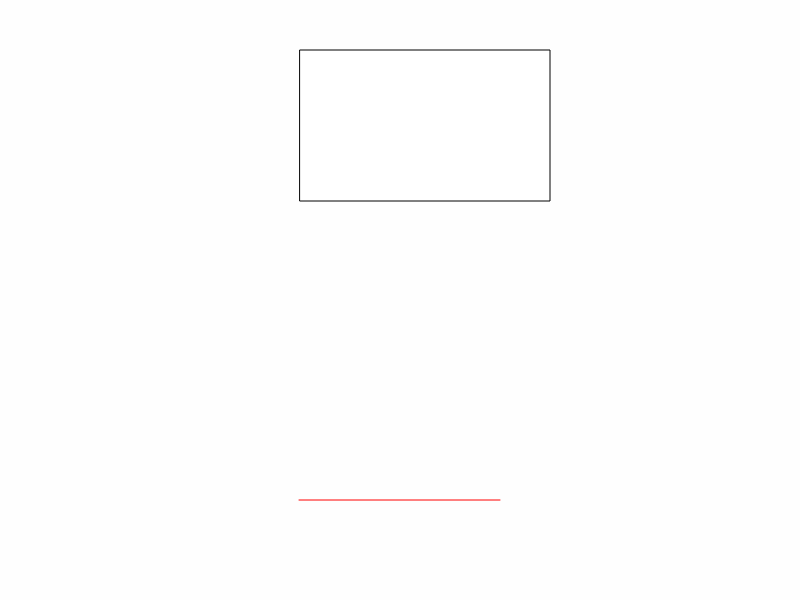
Frame 1 (no input)
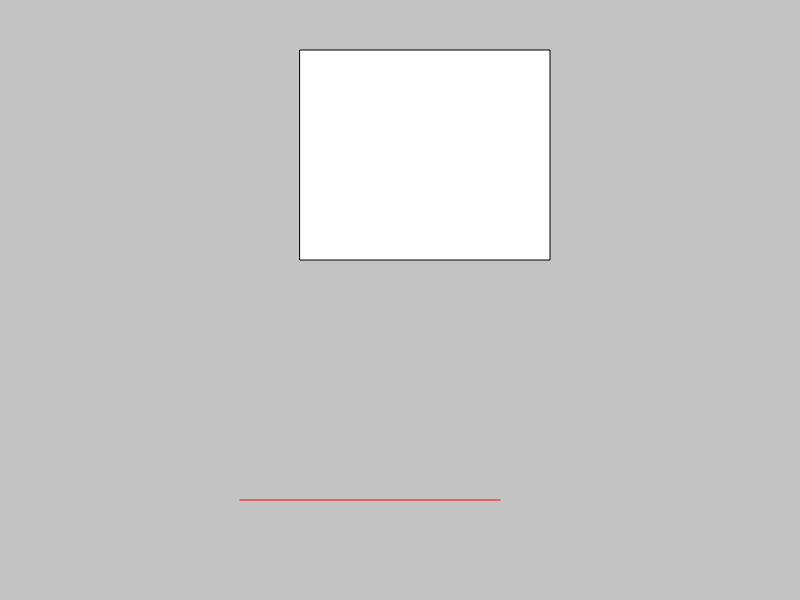
Frame 60 (no input)
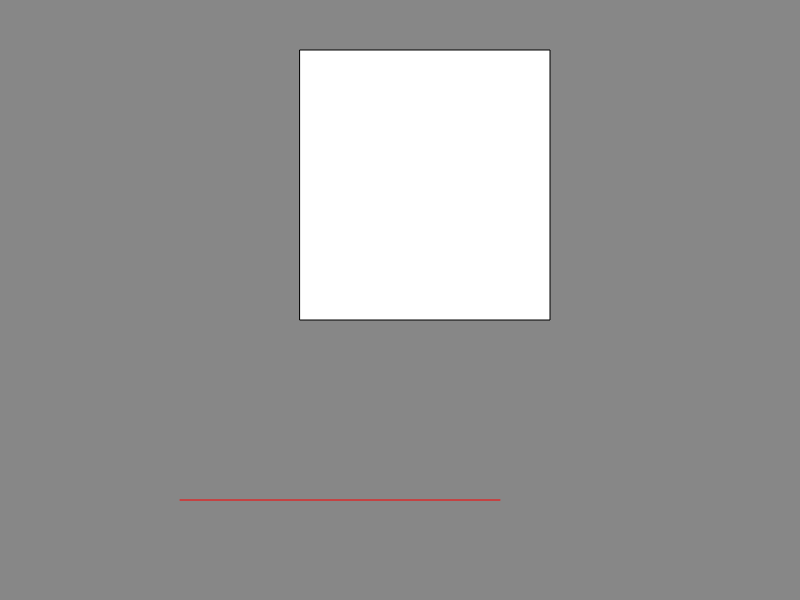
Frame 120 (the mouse pressed at the canvas centre since frame 60)

The p5.js sketch that drew these frames (run headless with seeded random() and noise() and a simulated clock; from frame 60 on, the mouse is pressed at the canvas centre):

// p5.js sketch
// ── sketch.js
var rHeight;
var bgColor;
var lineEnd;

// SETUP FUNCTION - Runs once at beginning of program
function setup() {
    createCanvas(800, 600);
    rHeight = 150;
    bgColor = 255;
    lineEnd = 300;

}

// DRAW FUNCTION - Loops @ 60FPS by default
function draw() {
    // Logic
    rHeight += 1
    bgColor -= 1
    lineEnd -= 1

    // Draw
    background(bgColor);
    stroke(255, 0, 0);
    line(lineEnd, 500, 500, 500);
    stroke(0);
    rect(300, 50, 250, rHeight);
}
